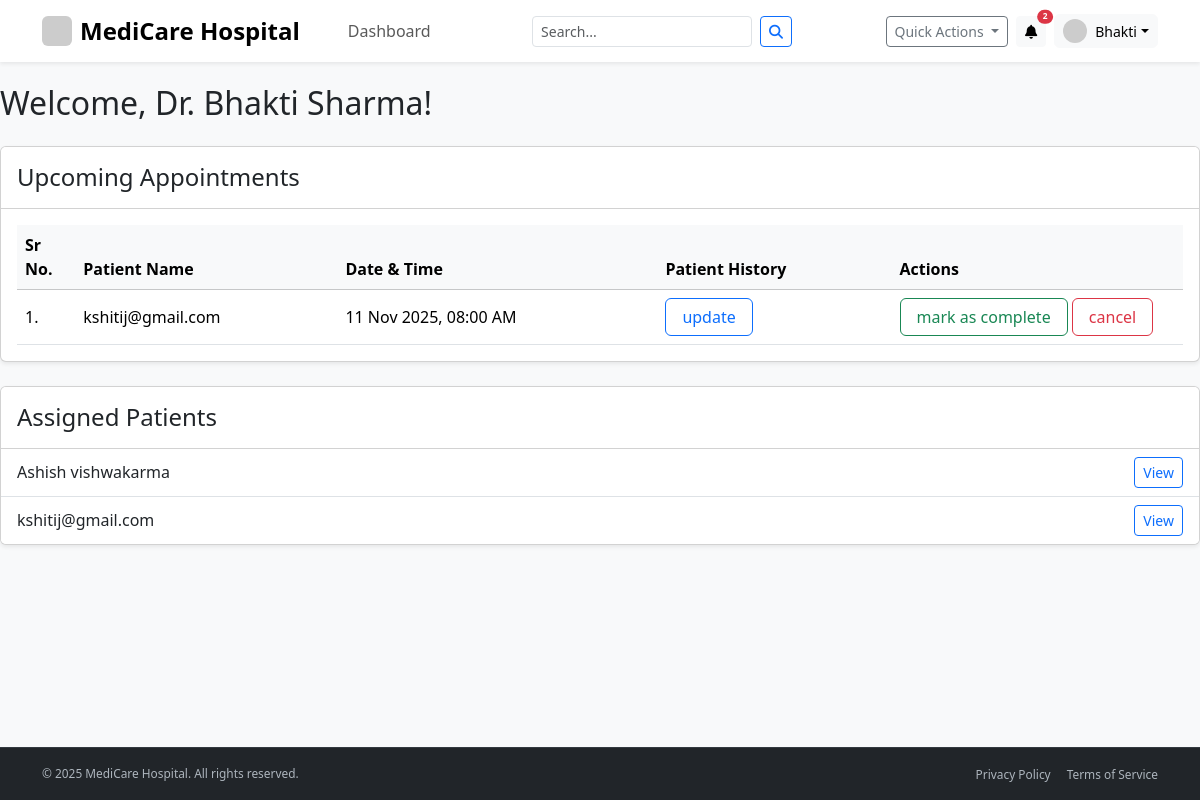
Page /doctor/dashboard (signed in) on the committed database.
### app/models.py (models this page shows, shortened)
class DoctorProfile(db.Model):
    __tablename__ = 'doctor_profile'
    id = db.Column(db.Integer, primary_key=True)
    user_id = db.Column(db.Integer, db.ForeignKey('user.id'), nullable=False, unique=True)
    full_name = db.Column(db.String(100), nullable=False)
    department_id = db.Column(db.Integer, db.ForeignKey('department.id'), nullable=False)
    qualifications = db.Column(db.String(200))
    bio = db.Column(db.Text)

class Appointment(db.Model):
    __tablename__ = 'appointment'
    id = db.Column(db.Integer, primary_key=True)
    patient_id = db.Column(db.Integer, db.ForeignKey('user.id'), nullable=False)
    doctor_id = db.Column(db.Integer, db.ForeignKey('user.id'), nullable=False)
    appointment_datetime = db.Column(db.DateTime, nullable=False)
    status = db.Column(db.String(20), nullable=False, default='Booked') # Booked, Completed, Cancelled
    created_at = db.Column(db.DateTime, default=datetime.utcnow)
    treatment = db.relationship('Treatment', backref='appointment', uselist=False, cascade="all, delete-orphan")
    review = db.relationship('DoctorReview', backref='appointment', uselist=False, cascade="all, delete-orphan")

class PatientProfile(db.Model):
    __tablename__ = 'patient_profile'
    id = db.Column(db.Integer, primary_key=True)
    user_id = db.Column(db.Integer, db.ForeignKey('user.id'), nullable=False, unique=True)
    full_name = db.Column(db.String(100), nullable=False)
    date_of_birth = db.Column(db.Date)
    gender = db.Column(db.String(10))
    contact_number = db.Column(db.String(20))
    blood_group = db.Column(db.String(5))
    allergies = db.Column(db.Text)
    documents = db.relationship('MedicalDocument', backref='patient', lazy=True)

class User(db.Model, UserMixin):
    __tablename__ = 'user'
    id = db.Column(db.Integer, primary_key=True)
    email = db.Column(db.String(120), unique=True, nullable=False)
    password_hash = db.Column(db.String(128), nullable=False)
    role = db.Column(db.String(10), nullable=False)  # 'admin', 'doctor', 'patient'
    created_at = db.Column(db.DateTime, default=datetime.utcnow)
    doctor_profile = db.relationship('DoctorProfile', backref='user', uselist=False, cascade="all, delete-orphan")
    patient_profile = db.relationship('PatientProfile', backref='user', uselist=False, cascade="all, delete-orphan")
    doctor_appointments = db.relationship('Appointment', foreign_keys='Appointment.doctor_id', backref='doctor', lazy=True)
    patient_appointments = db.relationship('Appointment', foreign_keys='Appointment.patient_id', backref='patient', lazy=True)
    availabilities = db.relationship('Availability', backref='doctor', lazy=True, cascade="all, delete-orphan")
    notifications = db.relationship('Notification', backref='user', lazy=True, cascade="all, delete-orphan")
    reviews_given = db.relationship('DoctorReview', foreign_keys='DoctorReview.patient_id', backref='patient', lazy=True)
    reviews_received = db.relationship('DoctorReview', foreign_keys='DoctorReview.doctor_id', backref='doctor', lazy=True)
    @property
    def password(self):
        raise AttributeError('password is not a readable attribute')

### app/routes/doctor_routes.py (the view)
@doctor_bp.route('/dashboard')
@login_required
def dashboard():
    if current_user.role != 'doctor':
        flash('You are not authorized to access this page.', 'danger')
        return redirect(url_for('main.home'))
    upcoming_appointments = Appointment.query.filter(
        Appointment.doctor_id == current_user.id,
        Appointment.status == 'Booked',
        Appointment.appointment_datetime >= datetime.now() # Get all future appointments
    ).order_by(Appointment.appointment_datetime.asc()).all()
    assigned_patients = db.session.query(User).join(Appointment, User.id == Appointment.patient_id)\
        .filter(Appointment.doctor_id == current_user.id)\
        .distinct().all()
    return render_template(
        'doctor/dashboard.html',
        title='Doctor Dashboard',
        appointments=upcoming_appointments, # Pass the new list
        patients=assigned_patients
    )

### app/templates/doctor/dashboard.html
{% extends "layout.html" %}
{% block content %}
<h2 class="mb-4">Welcome, Dr. {{ current_user.doctor_profile.full_name }}!</h2>
<div class="card shadow-sm mb-4">
    <div class="card-header bg-white py-3">
        <h4 class="mb-0">Upcoming Appointments</h4>
    </div>
    <div class="card-body">
        <div class="table-responsive">
            <table class="table table-hover align-middle mb-0">
                <thead class="table-light">
                    <tr>
                        <th style="width: 5%;">Sr No.</th>
                        <th>Patient Name</th>
                        <th>Date & Time</th>
                        <th>Patient History</th>
                        <th style="width: 25%;">Actions</th>
                    </tr>
                </thead>
                <tbody>
                    {% for appt in appointments %}
                    <tr>
                        <td>{{ loop.index }}.</td>
                        <td>{{ appt.patient.patient_profile.full_name }}</td>
                        <td>{{ appt.appointment_datetime.strftime('%d %b %Y, %I:%M %p') }}</td>
                        <td>
                            <a href="{{ url_for('doctor.treat_patient', appointment_id=appt.id) }}"
                                class="btn btn-outline-primary px-3">update</a>
                        </td>
                        <td>
                            <a href="{{ url_for('doctor.treat_patient', appointment_id=appt.id) }}"
                                class="btn btn-outline-success px-3">mark as complete</a>
                            <button type="button" class="btn btn-outline-danger px-3">cancel</button>
                        </td>
                    </tr>
                    {% else %}
                    <tr>
                        <td colspan="5" class="text-center text-muted p-4">You have no upcoming appointments.</td>
                    </tr>
                    {% endfor %}
                </tbody>
            </table>
        </div>
    </div>
</div>
<div class="card shadow-sm">
    <div class="card-header bg-white py-3">
        <h4 class="mb-0">Assigned Patients</h4>
    </div>
    <ul class="list-group list-group-flush">
        {% for patient in patients %}
        <li class="list-group-item d-flex justify-content-between align-items-center">
            {{ patient.patient_profile.full_name }}
            <a href="{{ url_for('doctor.view_patient_history', user_id=patient.id) }}"
                class="btn btn-sm btn-outline-primary">View</a>
        </li>
        {% else %}
        <li classs="list-group-item text-muted text-center p-3">You have no patients assigned to you yet.</li>
        {% endfor %}
    </ul>
</div>
{% endblock content %}

### app/templates/layout.html (shortened to what this page needs)
<!DOCTYPE html>
<html lang="en">
<head>
    <link href="https://cdn.jsdelivr.net/npm/bootstrap@5.3.3/dist/css/bootstrap.min.css" rel="stylesheet">
    <link rel="stylesheet" href="https://cdnjs.cloudflare.com/ajax/libs/font-awesome/6.5.2/css/all.min.css">
</head>
<body class="bg-light" id="page-top">
    <nav class="navbar navbar-expand-lg navbar-light bg-white shadow-sm fixed-top py-2">
        <div class="container">
            <a class="navbar-brand fw-bold fs-4 d-flex align-items-center" href="{{ url_for('main.home') }}#page-top">
                <img src="https://placehold.co/40x40/0d6efd/white?text=MC" alt="Logo" width="30" height="30"
                    class="d-inline-block align-text-top me-2 rounded">
                MediCare Hospital
            </a>
            <div class="collapse navbar-collapse" id="navbarNavDropdown">
                <ul class="navbar-nav me-auto mb-2 mb-lg-0 ps-lg-4">
                    {% if not current_user.is_authenticated %}
                    <li class="nav-item"><a class="nav-link" href="{{ url_for('main.home') }}#services">Services</a>
                    </li>
                    <li class="nav-item"><a class="nav-link" href="{{ url_for('main.home') }}#about">About Us</a></li>
                    <li class="nav-item"><a class="nav-link"
                            href="{{ url_for('main.home') }}#departments">Departments</a></li>
                    <li class="nav-item"><a class="nav-link" href="{{ url_for('main.home') }}#contact">Contact</a></li>
                    {% else %}
                    <li class="nav-item"><a class="nav-link"
                            href="{{ url_for(current_user.role + '.dashboard') }}">Dashboard</a></li>
                    {% endif %}
                </ul>
                {% if current_user.is_authenticated %}
                <form class="d-flex w-auto mx-auto" action="{{ url_for('main.search') }}" method="GET">
                    <input id="search-bar" class="form-control me-2 form-control-sm" type="search" name="query"
                        placeholder="Search..." aria-label="Search" required>
                    <button class="btn btn-sm btn-outline-primary" type="submit"><i class="fas fa-search"></i></button>
                </form>
                {% endif %}
                <div class="d-flex align-items-center ms-auto">
                    {% if current_user.is_authenticated %}
                    <div class="dropdown me-2">
                        <button class="btn btn-sm btn-outline-secondary dropdown-toggle" type="button"
                            data-bs-toggle="dropdown" aria-expanded="false">
                            Quick Actions
                        </button>
                    </div>
                    <div class="dropdown me-2">
                        <button class="btn btn-sm btn-light position-relative" type="button" data-bs-toggle="dropdown"
                            aria-expanded="false" aria-label="Notifications">
                            <i class="fas fa-bell"></i>
                            {% if notification_count > 0 %}
                            <span
                                class="position-absolute top-0 start-100 translate-middle badge rounded-pill bg-danger"
                                style="font-size: 0.6em;">
                                {{ notification_count }}
                            </span>
                            {% endif %}
                        </button>
                    </div>
                    <div class="dropdown">
                        <button class="btn btn-light dropdown-toggle d-flex align-items-center py-1 px-2" type="button"
                            id="profileDropdown" data-bs-toggle="dropdown" aria-expanded="false">
                            <img src="https://placehold.co/32x32/eee/777?text={{ current_user.email[0]|upper }}"
                                class="rounded-circle me-2" alt="Avatar" width="24" height="24">
                            <span class="d-none d-lg-inline small">
                                {% if current_user.role == 'patient' and current_user.patient_profile.full_name %}
                                {{ current_user.patient_profile.full_name.split()[0] }}
                                {% elif current_user.role == 'doctor' and current_user.doctor_profile.full_name %}
                                {{ current_user.doctor_profile.full_name.split()[0] }}
                                {% else %}
                                Admin
                                {% endif %}
                            </span>
                        </button>
                    </div>
                    {% else %}
                    <a href="{{ url_for('main.login') }}" class="btn btn-outline-primary me-2 fw-semibold">Login</a>
                    <a href="{{ url_for('main.register') }}" class="btn btn-primary fw-semibold">Sign Up</a>
                    {% endif %}
                </div>
            </div>
        </div>
    </nav>
    <main class="flex-shrink-0 py-4">
        {% block content %}{% endblock %}
    </main>
    {% if not current_user.is_authenticated %}
    <footer class="footer-main mt-auto py-5">
        <div class="container">
            <div class="row">
                <div class="col-lg-4 col-md-6 mb-4 mb-lg-0">
                    <h5 class="text-white mb-3 d-flex align-items-center">
                        <img src="https://placehold.co/40x40/0d6efd/white?text=MC" alt="Logo" width="30" height="30"
                            class="me-2 rounded">
                        MediCare Hospital
                    </h5>
                    <p class="small">Providing exceptional healthcare services with compassion, innovation, and
                        excellence for over 25 years.</p>
                    <div class="mt-3">
                        <a href="#" class="social-icon"><i class="fab fa-facebook-f"></i></a>
                        <a href="#" class="social-icon"><i class="fab fa-twitter"></i></a>
                        <a href="#" class="social-icon"><i class="fab fa-instagram"></i></a>
                        <a href="#" class="social-icon"><i class="fab fa-linkedin-in"></i></a>
                    </div>
                </div>
                <div class="col-lg-2 col-6 mb-4 mb-lg-0">
                    <h5 class="text-white mb-3">Quick Links</h5>
                    <ul class="list-unstyled small">
                        <li class="mb-2"><a href="{{ url_for('main.home') }}">Home</a></li>
                        <li class="mb-2"><a href="{{ url_for('main.login') }}">Services</a></li>
                        <li class="mb-2"><a href="{{ url_for('main.login') }}">About Us</a></li>
                        <li class="mb-2"><a href="{{ url_for('main.login') }}">Doctors</a></li>
                        <li class="mb-2"><a href="{{ url_for('main.login') }}">Contact</a></li>
                    </ul>
                </div>
                <div class="col-lg-3 col-6 mb-4 mb-lg-0">
                    <h5 class="text-white mb-3">Medical Services</h5>
                    <ul class="list-unstyled small">
                        <li class="mb-2"><a href="{{ url_for('main.login') }}">Emergency Care</a></li>
                        <li class="mb-2"><a href="{{ url_for('main.login') }}">Cardiology</a></li>
                        <li class="mb-2"><a href="{{ url_for('main.login') }}">Neurology</a></li>
                        <li class="mb-2"><a href="{{ url_for('main.login') }}">Orthopedics</a></li>
                        <li class="mb-2"><a href="{{ url_for('main.login') }}">Pediatrics</a></li>
                    </ul>
                </div>
                <div class="col-lg-3 col-md-6 mb-4 mb-lg-0">
                    <h5 class="text-white mb-3">Contact Info</h5>
                    <ul class="list-unstyled small">
                        <li class="mb-2 d-flex"><i class="fas fa-map-marker-alt me-2 pt-1 flex-shrink-0"></i><span>123
                                Medical Center Dr<br>Healthcare City, HC 12345</span></li>
                        <li class="mb-2 d-flex"><i class="fas fa-phone me-2 pt-1 flex-shrink-0"></i><span>(555)
                                123-4567</span></li>
                        <li class="mb-2 d-flex"><i
                                class="fas fa-envelope me-2 pt-1 flex-shrink-0"></i><span>info@medicarehospital.com</span>
                        </li>
                    </ul>
                </div>
            </div>
            <hr style="border-color: rgba(255,255,255,0.2);">
            <div class="row pt-3">
                <div class="col-md-6 text-center text-md-start mb-2 mb-md-0">
                    <small>© 2025 MediCare Hospital. All rights reserved.</small>
                </div>
                <div class="col-md-6 text-center text-md-end">
                    <small>
                        <a href="#" class="me-3">Privacy Policy</a>
                        <a href="#" class="me-3">Terms of Service</a>
                        <a href="#">Accessibility</a>
                    </small>
                </div>
            </div>
        </div>
    </footer>
    {% else %}
    <footer class="footer-app mt-auto py-3">
        <div class="container">
            <div class="d-flex flex-wrap justify-content-between align-items-center">
                <small class="text-muted col-md-6">© 2025 MediCare Hospital. All rights reserved.</small>
                <ul class="nav col-md-6 justify-content-end list-unstyled d-flex">
                    <li class="ms-3"><a class="text-muted" href="#"><small>Privacy Policy</small></a></li>
                    <li class="ms-3"><a class="text-muted" href="#"><small>Terms of Service</small></a></li>
                </ul>
            </div>
        </div>
    </footer>
    {% endif %}
</body>
</html>

### rows in the picture
DoctorProfile: doctor_profile.full_name "Bhakti", doctor_profile.full_name "Bhakti Sharma"
Appointment: patient.patient_profile.full_name "kshitij@gmail.com", appointment_datetime "11 Nov 2025, 08:00 AM"
User: patient_profile.full_name "Ashish vishwakarma"
User: patient_profile.full_name "kshitij@gmail.com"

### other values in the picture
{{ notification_count }} "2"
